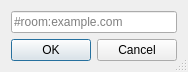
<?xml version="1.0" encoding="UTF-8"?>
<ui version="4.0">
 <class>JoinDialog</class>
 <widget class="QDialog" name="JoinDialog">
  <property name="geometry">
   <rect>
    <x>0</x>
    <y>0</y>
    <width>176</width>
    <height>54</height>
   </rect>
  </property>
  <property name="windowTitle">
   <string>Join room</string>
  </property>
  <property name="sizeGripEnabled">
   <bool>true</bool>
  </property>
  <layout class="QVBoxLayout" name="verticalLayout">
   <item>
    <widget class="QLineEdit" name="lineEdit">
     <property name="toolTip">
      <string>Room alias or ID</string>
     </property>
     <property name="placeholderText">
      <string>#room:example.com</string>
     </property>
    </widget>
   </item>
   <item>
    <widget class="QDialogButtonBox" name="buttonBox">
     <property name="orientation">
      <enum>Qt::Horizontal</enum>
     </property>
     <property name="standardButtons">
      <set>QDialogButtonBox::Cancel|QDialogButtonBox::Ok</set>
     </property>
    </widget>
   </item>
  </layout>
 </widget>
 <resources/>
 <connections>
  <connection>
   <sender>buttonBox</sender>
   <signal>accepted()</signal>
   <receiver>JoinDialog</receiver>
   <slot>accept()</slot>
   <hints>
    <hint type="sourcelabel">
     <x>248</x>
     <y>254</y>
    </hint>
    <hint type="destinationlabel">
     <x>157</x>
     <y>274</y>
    </hint>
   </hints>
  </connection>
  <connection>
   <sender>buttonBox</sender>
   <signal>rejected()</signal>
   <receiver>JoinDialog</receiver>
   <slot>reject()</slot>
   <hints>
    <hint type="sourcelabel">
     <x>316</x>
     <y>260</y>
    </hint>
    <hint type="destinationlabel">
     <x>286</x>
     <y>274</y>
    </hint>
   </hints>
  </connection>
 </connections>
</ui>
